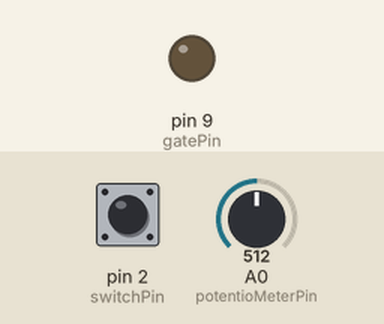
A sketch run on a simulated Arduino Uno, built with avr-gcc and run on an emulated ATmega328P. Shown: output pins drawn as LEDs (lit = HIGH). The inputs (shaded band) are chosen by the test bench; at power-on: pin 2 (switchPin) LOW, A0 (potentioMeterPin) = 512. What the sketch prints to the serial monitor is not drawn.

Above: at 1.2 s.
1.3 s: pin 2 (switchPin) pulled HIGH for 0.15 s
At 1.38 s:
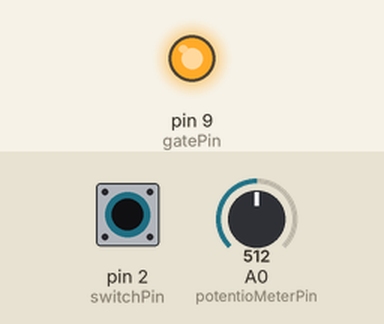
2.9 s: pin 2 (switchPin) pulled HIGH for 3.2 s
At 6.6 s:
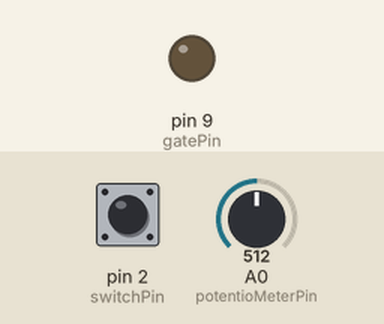
Timing chart, 0 to 8.1 s (numbered marks = the images above; inputs shaded):
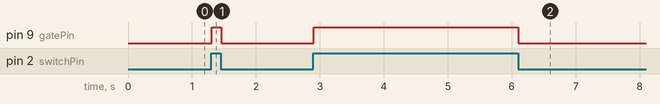

Measured:
- after the input at 1.3 s, pin 9 (gatePin): LOW → HIGH at once, → LOW 0.15 s later
- after the input at 2.9 s, pin 9 (gatePin): LOW → HIGH at once, → LOW 3.2 s later

The sketch:

9_MotorizedPinwheel.ino
```cpp
const int switchPin = 2;
const int gatePin = 9;
bool switchState = false;
int potentioMeter = 0;
const int potentioMeterPin = A0;

void setup() {
  Serial.begin(9600);

  pinMode(switchPin, INPUT);
  pinMode(gatePin, OUTPUT);
}

void loop() {
  switchState = digitalRead(switchPin);

  potentioMeter = analogRead(potentioMeterPin);
  Serial.println(potentioMeter);

  if(switchState){
    digitalWrite(gatePin, HIGH);
  } else {
    digitalWrite(gatePin, LOW);
  }


}
```
